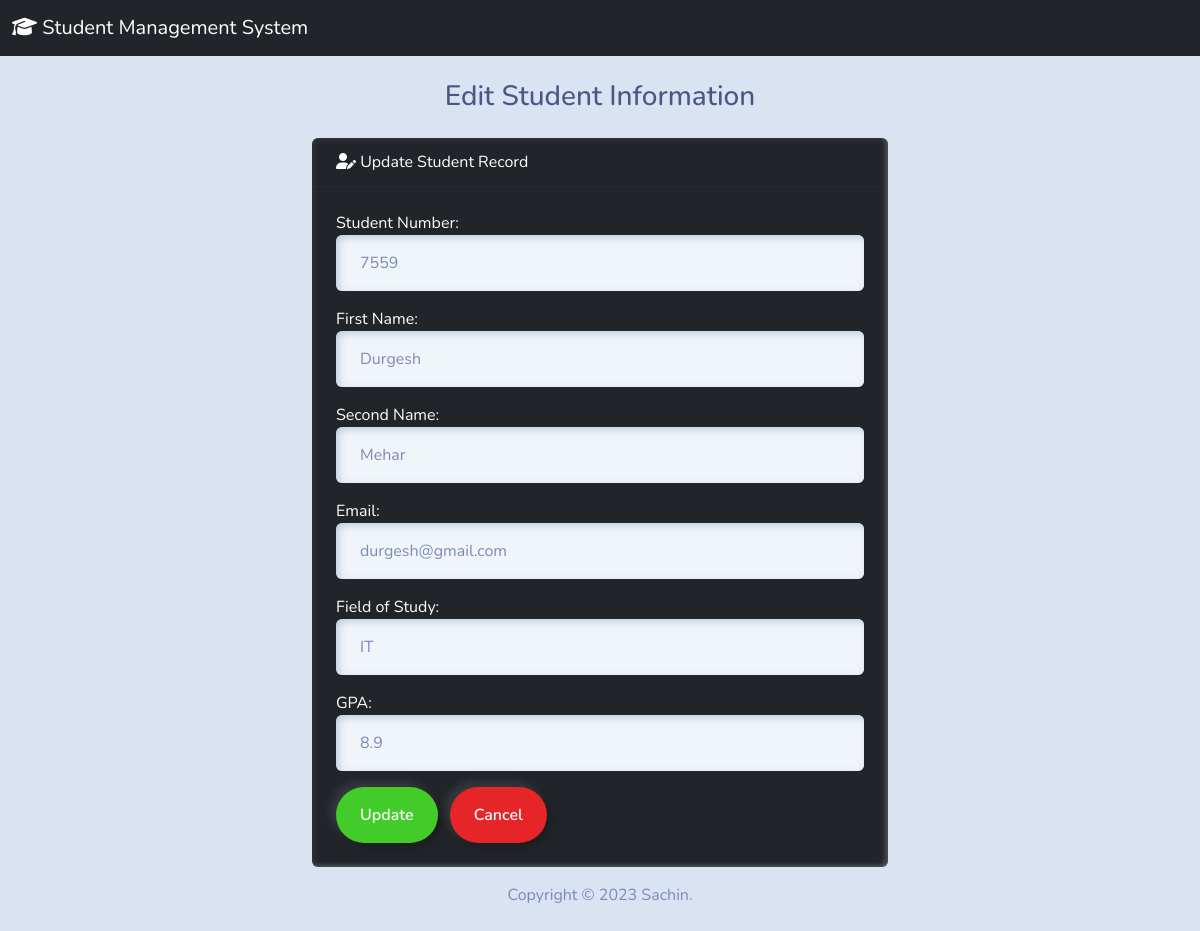
Page /edit/2/ on the committed database.
### students/models.py (models this page shows, shortened)
class Students(models.Model):
    student_number =models.PositiveBigIntegerField()
    first_name = models.CharField(max_length=50)
    last_name = models.CharField(max_length=50)
    email = models.EmailField(max_length=150)
    field_of_study = models.CharField(max_length=50)
    gpa = models.FloatField()

### students/views.py (the view)
# urls.py: path('edit/<int:id>/', views.edit, name='edit'),
def edit(request, id):
    if request.method == 'POST':
        student = Students.objects.get(pk=id)
        form = StudentForm(request.POST, instance=student)
        if form.is_valid():
            form.save()
            return render(request, 'students/edit.html', {
                'form': form,
                'success': True
            })
    else:
        student = Students.objects.get(pk=id)
        form = StudentForm(instance=student)
    return render(request, 'students/edit.html', {'form': form})

### students/forms.py
class StudentForm(forms.ModelForm):
    class Meta:
        model = Students
        fields = ['student_number', 'first_name', 'last_name', 'email', 'field_of_study', 'gpa']
        labels= {
            'student_number': 'Student Number',
            'first_name': 'First Name',
            'last_name': 'Second Name',
            'email': 'Email',
            'field_of_study': 'Field of Study',
            'gpa': 'GPA'
        }
        widgets = {
            'student_number': forms.NumberInput(attrs={'class': 'form-control'}),
            'first_name': forms.TextInput(attrs={'class': 'form-control'}),
            'last_name': forms.TextInput(attrs={'class': 'form-control'}),
            'email': forms.EmailInput(attrs={'class': 'form-control'}),
            'field_of_study': forms.TextInput(attrs={'class': 'form-control'}),
            'gpa': forms.NumberInput(attrs={'class': 'form-control'})
        }

### students/templates/students/edit.html (shortened to what this page needs)
{% extends 'students/base.html' %}
{% block content %}
<h3 class="text-center m-4">Edit Student Information</h3>
{% if success %}
<div class="text-center">
    <div class="alert alert-success m-4" role="alert">
        <h4 class="text-white">The student information updated successfully!!</h4>
    </div>
    <a href="{% url 'index' %}"><button type="button" class="btn btn-outline-primary ms-4 mt-4">Go to Home Page</button></a>
</div>
{% else %}
    <div class="row justify-content-center">
        <div class="col-6">
            <div class="card text-white bg-dark mb-3">
                <div class="card-header">
                    <i class="fa-solid fa-user-pen"></i> Update Student Record
                </div>
                <div class="card-body">
                  <form action="" method="POST">
                    {{ form.as_p }}
                    <button type="submit" class="btn btn-outline-success me-1">Update</button>
                    <a href="{% url 'index' %}" class="btn btn-outline-danger ms-1">Cancel</a>
                  </form>
                </div>
              </div>
        </div>
    </div>
{% endif %}
{% endblock %}

### rows in the picture
Students: student_number "7559", first_name "Durgesh", last_name "Mehar", email "durgesh@gmail.com", field_of_study "IT", gpa "8.9"
